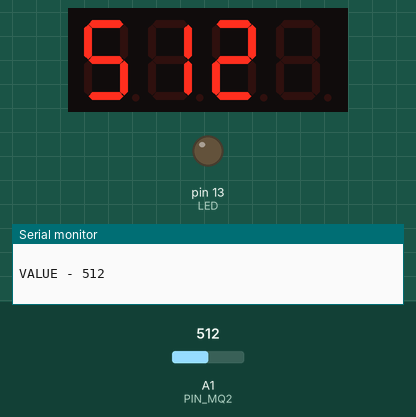
Simulated run of this sketch. Board: Arduino Uno, built with avr-gcc and run on an emulated ATmega328P. On the bench: 4-digit seven-segment display, output pins drawn as LEDs (lit = HIGH), the last lines printed to the serial monitor. The inputs (shaded band) are chosen by the test bench; at power-on: A1 (PIN_MQ2) = 512.

Above: at 1.2 s.
1.3 s: A1 (PIN_MQ2) set to 716
At 2.3 s:
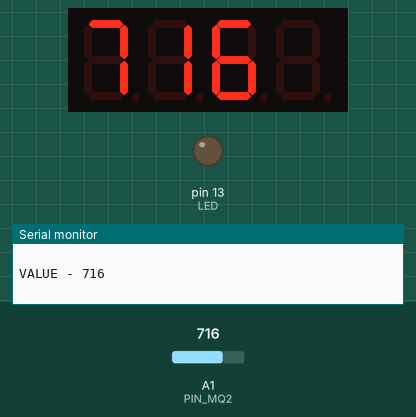
2.8 s: A1 (PIN_MQ2) set to 900
At 4.1 s:
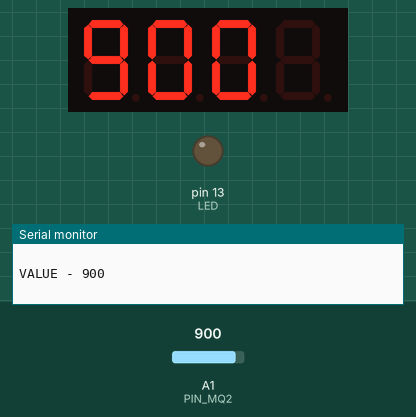
4.4 s: A1 (PIN_MQ2) set to 1023
At 4.7 s:
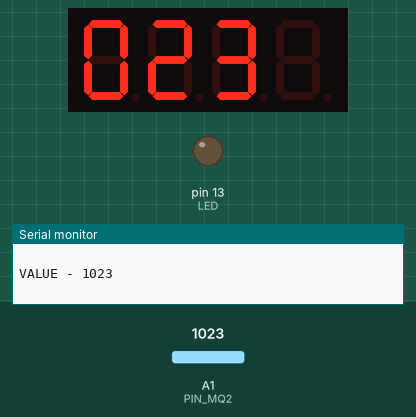
Timing chart, 0 to 7.4 s (numbered marks = the images above; inputs shaded):
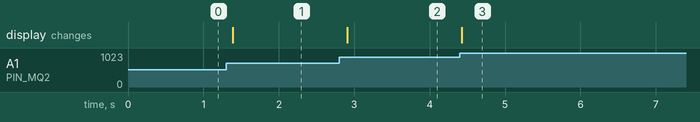

Measured:
- after the input at 1.3 s, the display: changes after 0.09 s (image 1)
- after the input at 2.8 s, the display: changes after 0.11 s (image 2)
- after the input at 4.4 s, the display: changes at once (image 3)

The sketch:

main.ino
```cpp
#define PIN_MQ2  A1    // имя пина для подключения MQ2
#define LED       13   // имя пина для подключения светодиода
#include "TM1637Display.h"
TM1637Display display(3, 2); // CLC, DIO
int value;

void setup() {
  Serial.begin(115200);
  pinMode(LED, OUTPUT);
  pinMode(PIN_MQ2, INPUT);
  display.setBrightness(7); // яркость от 0 до 7, true/false
  display.clear();
}

void loop() {
   // записываем полученные данные с датчика
   value = analogRead(PIN_MQ2);

   // выводим информацию на монитор порта
   Serial.println("VALUE - " + String(value));
   Serial.println(" ");
   display.showNumberDec(value, false, 3, 0);
   delay(150);
}
```
